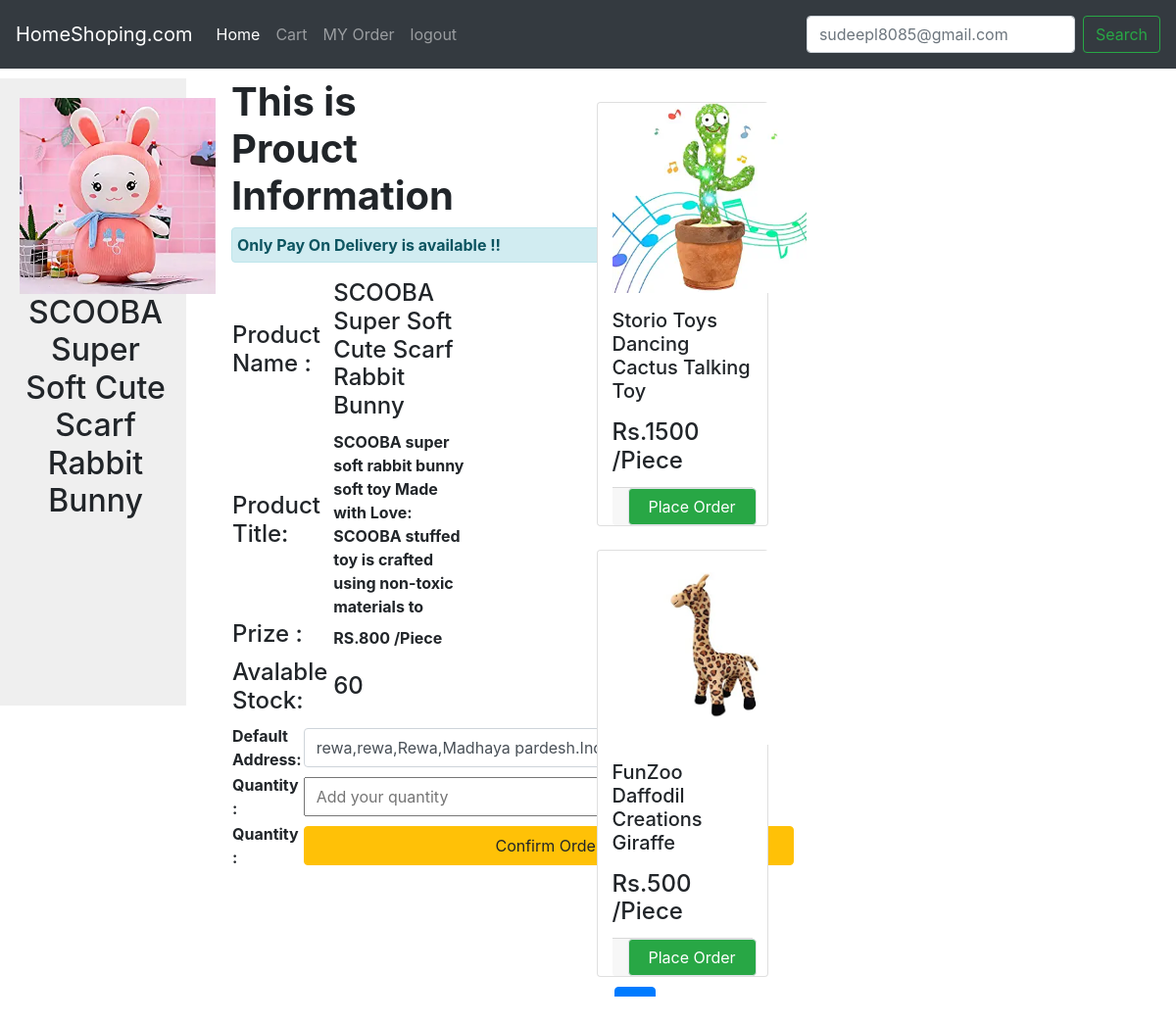
/order/3/ (signed in), run on the app's committed database.
### mainApp/models.py (models this page shows, shortened)
class User(AbstractBaseUser,PermissionsMixin):
    name = models.CharField(max_length=100)
    email = models.EmailField(_('email address'),unique = True)
    phone = models.CharField(max_length=10)
    status=models.BooleanField(default=True)
    is_staff=models.BooleanField(default=False)
    is_active =models.BooleanField(default=True)
    country = models.CharField(max_length=20, null=True, blank=True)
    state=models.CharField(default= None,max_length=20,null=True, blank=True)
    city=models.CharField(max_length=20,default=None,null=True, blank=True)
    landmark = models.CharField(max_length=30, null=True, default=None, blank=True)
    road = models.CharField(max_length=50, null=True, default=None, blank=True)
    place=models.CharField(max_length=50, blank=True,null=True,default=None)
    pin=models.IntegerField(null=True,default=None, blank=True)
    USERNAME_FIELD = 'email'
    REQUIRED_FIELDS = ['name','phone']
    objects = CustomerUserManager()

class Product(models.Model):
    product_name = models.CharField(max_length=50)
    product_title = models.TextField(max_length=300)
    category = models.CharField(choices=CAT_CHOISES,max_length=20)
    quantity_type = models.CharField(choices=CAT_TYPE_CHOISES,max_length=20)
    price = models.BigIntegerField()
    offer = models.IntegerField()
    pro_images = models.ImageField(upload_to='pro_images',max_length = 500)
    total = models.IntegerField()
    avaliable = models.IntegerField()

### mainApp/views.py (the view, shortened to what this page needs)
# urls.py: path('order/<int:pid>/', views.order),
def order(request, pid):
    if request.user.is_authenticated:
        user_data = User.objects.filter(email=request.user)
        data = Product.objects.filter(id=pid)
        cat_data = Product.objects.filter(category=data[0].category)
        cat_data=Paginator(cat_data,2)
        page_number=request.GET.get('page')
        page_obj=cat_data.get_page(page_number)
        print(request.POST.get('update'))
        return render(request, 'all_order.html', {'data': data,"user_data":user_data,'page_obj':page_obj})
    else:
        return HttpResponse(f'''<center style="color:red"><h1>You are not authinticated..<br><h1><a href="/login">Login First!</a>''')

### templates/all_order.html (shortened to what this page needs)
{% extends 'base.html' %}
{% block body %}
    {% for i in data %}
    <div class="row" style="margin-top:10px;">
        <div class="col-sm-2" style="background:#1111;height:640px;width:400px;">
            <div style="margin-left:20px;margin-top:20px;">
                <img src="/static/{{i.pro_images}}" alt="" height=auto width="200px">
                <center><h2><thead>{{i.product_name}}</thead></h2>
            </div>
        </div>
        <div class="col-sm-3 mx-3" style="background:;height:280px;width:650px">
            <div class="container">
                <lable><h1><b>This is Prouct Information</b></h1></lable>
                <div class="alert alert-info" style="width:560px;padding:5px"><strong>Only Pay On Delivery is available !!</strong></div>
                <table>
                    <tr>
                        <td>
                            <h4>Product Name :</h4>
                        </td>
                        <th>
                            <h4>{{i.product_name}}</h4>
                        </th>
                    </tr>
                     <tr>
                        <td>
                            <h4>Product Title:</h4>
                        </td>
                        <th style="margin-left:10px">
                            {{i.product_title}}
                        </th>
                    </tr>
                     <tr>
                        <td>
                            <h4>Prize :</h4>
                        </td>
                        <th>
                            RS.{{i.price}} {{i.quantity_type}}
                        </th>
                    </tr>
                     <tr>
                        <td>
                            <h4>Avalable Stock:</h4>
                        </td>
                        <th>
                            <h4>{{i.avaliable}}</h4>
                        </th>
                     </tr>
            </div>
            {% endfor %}
            <form action="" method="post">
                {% for i in user_data %}
             <table>
                    <tr>
                        <th>
                            Default Address:
                        </th>
                        <td>
                            <input type="text" style="height:40px;width:450px" name="order_add" class="form-control" value="{{i.place}},{{i.road}},{{i.city}},{{i.state}}.{{i.country}},{{i.pin}}">
                        </td>
                    </tr>
                    <tr>
                    <th>
                        Quantity :
                    </th>
                    <td>
                        <input name="quantity" style="height:40px;width:450px" type="number" placeholder="  Add your quantity">
                    </td>
                    </tr>
                    <tr>
                    <th>
                        Quantity :
                    </th>
                    <td>
                        <input  class="btn btn-warning" style="height:40px;width:500px" type="submit" name="confirm" value="Confirm Order" placeholder="">
                    </td>
                    </tr>
                </table>
            </form>
        </div>
    {% endfor %}
    </div>
    <div class="col-sm-2 mx-3" style="background:re;height:700px;width:400px">
        {% for i in page_obj %}
        <div class="card mt-4 mx-5 shadow col d-flex justify-content-center" style="width:200px;hight:30px;margin-top:10px;margin-left:40px">
                    <img src="/static/{{i.pro_images}}" alt="Love" width="198px" height=auto>
                    <div class="cord-body mb-8">
                        <p class="card-text"><h5>{{i.product_name}}</h5></p>
                        <h4 class="card-title">Rs.{{i.price}} {{i.quantity_type}}</h4>
                        <div class="card-footer row no-gutters p-0">
                         <a href="/order/{{i.id}}/" style="margin-left:8px"class="btn btn-success border col-sm-11 mx-3 md-4">Place Order</a>
                         </div>
                    </div>
                </div>
            {% endfor %}
        <center>
            {% if page_obj.has_next %}
             <a href="?page={{page_obj.next_page_number}}" class="btn btn-primary" style="margin-top:10px">-></a>
            {% endif %}
        </div>
    {% endblock body %}

### templates/base.html (shortened to what this page needs)
<!DOCTYPE html>
{% load static %}
<html lang="en">
<head>
    <link rel="stylesheet" href="https://cdn.jsdelivr.net/npm/bootstrap@4.0.0/dist/css/bootstrap.min.css">
</head>
<body>
    <nav class="navbar navbar-expand-lg navbar-dark bg-dark">
        <a class="navbar-brand" href="#">HomeShoping.com</a>
        <div class="collapse navbar-collapse" id="navbarText">
          <ul class="navbar-nav mr-auto">
            <li class="nav-item active">
              <a class="nav-link" href="/">Home <span class="sr-only">(current)</span></a>
            </li>
            <li class="nav-item">
              <a class="nav-link" href="/cart">Cart</a>
            </li>
            <li class="nav-item">
              <a class="nav-link" href="/myorder">MY Order</a>
            </li>
            <li class="nav-item">
              <a class="nav-link" href="/logout/">logout</a>
            </li>
          </ul>
          <span class="navbar-text">
            <form class="form-inline">
                <input class="form-control mr-sm-2" type="search" placeholder="{{request.user}}" aria-label="Search">
                <button class="btn btn-outline-success my-2 my-sm-0" type="submit">Search</button>
              </form>
          </span>
        </div>
      </nav>
    {% block body %}
    {% endblock body %}
</body>
</html>

### data on the page
User: user "sudeepl8085@gmail.com", order_add "rewa,rewa,Rewa,Madhaya pardesh.India,486001"
Product: pro_images (picture), product_name "SCOOBA Super Soft Cute Scarf Rabbit Bunny", product_title "SCOOBA super soft rabbit bunny soft toy Made with Love: SCOOBA stuffed toy is crafted using non-toxic materials to", price "800", quantity_type "/Piece", avaliable "60"
Product: pro_images (picture), product_name "Storio Toys Dancing Cactus Talking Toy", price "1500", quantity_type "/Piece"
Product: pro_images (picture), product_name "FunZoo Daffodil Creations Giraffe", price "500", quantity_type "/Piece"
